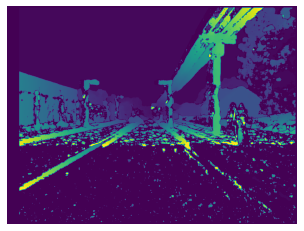

Recreate this plot in Python.
import cv2 as cv
from matplotlib import pyplot as plt

imgL = cv.imread('left.png',0)
imgR = cv.imread('right.png',0)

stereo = cv.StereoBM_create(numDisparities=0,blockSize=21)


depth_map=stereo.compute(imgL,imgR)

plt.imshow(depth_map)
plt.axis('on')
plt.show()
